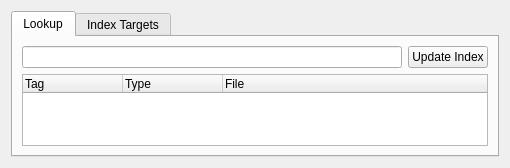
<?xml version="1.0" encoding="UTF-8"?>
<ui version="4.0">
 <class>kateCtags</class>
 <widget class="QWidget" name="kateCtags">
  <property name="geometry">
   <rect>
    <x>0</x>
    <y>0</y>
    <width>510</width>
    <height>139</height>
   </rect>
  </property>
  <layout class="QVBoxLayout" name="verticalLayout">
   <item>
    <widget class="KTabWidget" name="tabWidget">
     <property name="currentIndex">
      <number>0</number>
     </property>
     <widget class="QWidget" name="widget">
      <attribute name="title">
       <string>Lookup</string>
      </attribute>
      <layout class="QGridLayout" name="gridLayout">
       <item row="0" column="0">
        <widget class="KLineEdit" name="inputEdit">
         <property name="showClearButton" stdset="0">
          <bool>true</bool>
         </property>
        </widget>
       </item>
       <item row="0" column="1">
        <widget class="KPushButton" name="updateDB">
         <property name="text">
          <string>Update Index</string>
         </property>
        </widget>
       </item>
       <item row="1" column="0" colspan="2">
        <widget class="QTreeWidget" name="tagTreeWidget">
         <property name="rootIsDecorated">
          <bool>false</bool>
         </property>
         <column>
          <property name="text">
           <string>Tag</string>
          </property>
         </column>
         <column>
          <property name="text">
           <string>Type</string>
          </property>
         </column>
         <column>
          <property name="text">
           <string>File</string>
          </property>
         </column>
        </widget>
       </item>
      </layout>
     </widget>
     <widget class="QWidget" name="targets">
      <attribute name="title">
       <string>Index Targets</string>
      </attribute>
      <layout class="QVBoxLayout" name="verticalLayout_2">
       <item>
        <layout class="QHBoxLayout" name="horizontalLayout">
         <item>
          <widget class="KListWidget" name="targetList"/>
         </item>
         <item>
          <layout class="QGridLayout" name="gridLayout_2">
           <item row="2" column="0">
            <spacer name="verticalSpacer">
             <property name="orientation">
              <enum>Qt::Vertical</enum>
             </property>
             <property name="sizeHint" stdset="0">
              <size>
               <width>1</width>
               <height>1</height>
              </size>
             </property>
            </spacer>
           </item>
           <item row="0" column="0">
            <widget class="QPushButton" name="addButton">
             <property name="text">
              <string>Add</string>
             </property>
            </widget>
           </item>
           <item row="1" column="0">
            <widget class="QPushButton" name="delButton">
             <property name="text">
              <string>Remove</string>
             </property>
            </widget>
           </item>
          </layout>
         </item>
        </layout>
       </item>
       <item>
        <layout class="QHBoxLayout" name="horizontalLayout_2">
         <item>
          <widget class="QLabel" name="cmdLabel">
           <property name="layoutDirection">
            <enum>Qt::RightToLeft</enum>
           </property>
           <property name="text">
            <string>CTags command</string>
           </property>
          </widget>
         </item>
         <item>
          <widget class="KLineEdit" name="cmdEdit">
           <property name="frame">
            <bool>true</bool>
           </property>
          </widget>
         </item>
        </layout>
       </item>
      </layout>
     </widget>
    </widget>
   </item>
  </layout>
 </widget>
 <customwidgets>
  <customwidget>
   <class>KListWidget</class>
   <extends>QListWidget</extends>
   <header>klistwidget.h</header>
  </customwidget>
  <customwidget>
   <class>KPushButton</class>
   <extends>QPushButton</extends>
   <header>kpushbutton.h</header>
  </customwidget>
  <customwidget>
   <class>KLineEdit</class>
   <extends>QLineEdit</extends>
   <header>klineedit.h</header>
  </customwidget>
  <customwidget>
   <class>KTabWidget</class>
   <extends>QTabWidget</extends>
   <header>ktabwidget.h</header>
   <container>1</container>
  </customwidget>
 </customwidgets>
 <resources/>
 <connections/>
</ui>
